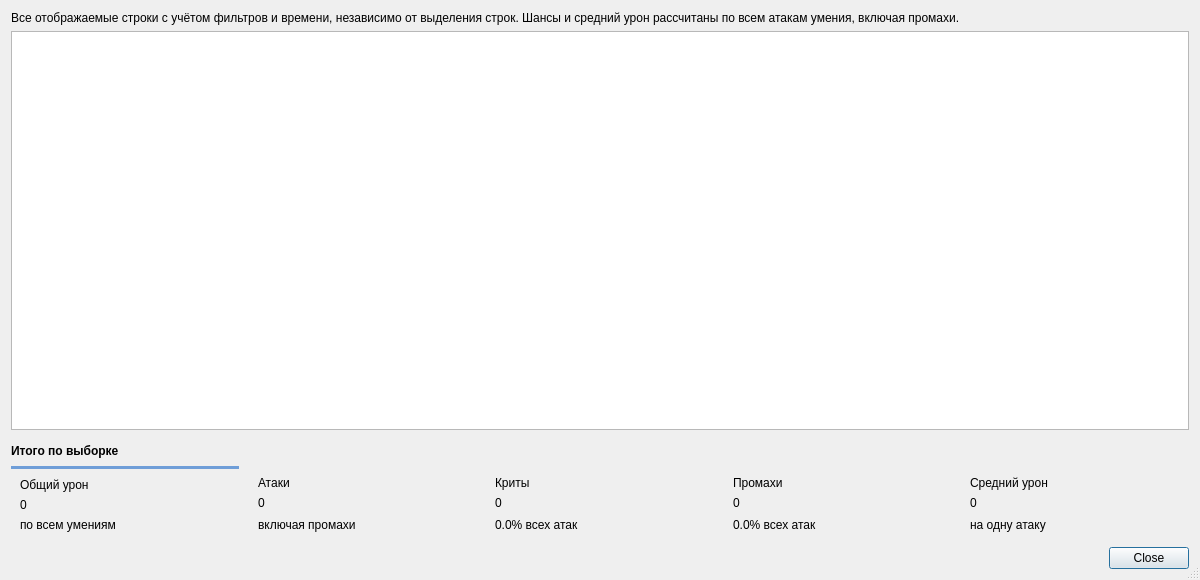
<?xml version="1.0" encoding="UTF-8"?>
<ui version="4.0">
 <class>SkillDamageDialog</class>
 <widget class="QDialog" name="SkillDamageDialog">
  <property name="windowTitle"><string>Анализ урона</string></property>
  <property name="sizeGripEnabled"><bool>true</bool></property>
  <property name="geometry"><rect><x>0</x><y>0</y><width>1200</width><height>580</height></rect></property>
  <layout class="QVBoxLayout" name="verticalLayout">
   <item>
    <widget class="QLabel" name="scope_label">
     <property name="text"><string>Все отображаемые строки с учётом фильтров и времени, независимо от выделения строк. Шансы и средний урон рассчитаны по всем атакам умения, включая промахи.</string></property>
     <property name="wordWrap"><bool>true</bool></property>
    </widget>
   </item>
   <item>
    <widget class="QTableView" name="damage_table">
     <property name="editTriggers"><set>QAbstractItemView::NoEditTriggers</set></property>
     <property name="selectionBehavior"><enum>QAbstractItemView::SelectRows</enum></property>
     <property name="alternatingRowColors"><bool>true</bool></property>
     <property name="sortingEnabled"><bool>true</bool></property>
     <attribute name="verticalHeaderVisible"><bool>false</bool></attribute>
    </widget>
   </item>
   <item>
    <widget class="QWidget" name="summary_panel">
     <property name="toolTip"><string>Общие шансы и средний урон рассчитываются от общего количества атак, включая промахи.</string></property>
     <property name="styleSheet">
      <string notr="true">QFrame[summaryCard="true"] {
 background-color: palette(base);
 border: 1px solid palette(mid);
 border-radius: 8px;
}
QFrame#total_damage_card { border-top: 3px solid #6f9ed8; }
QLabel { background: transparent; border: none; }
QLabel[summaryRole="value"] { font-size: 22px; font-weight: 600; }
QLabel[summaryRole="detail"] { font-size: 12px; }
QLabel#summary_label { font-weight: 600; }</string>
     </property>
     <layout class="QVBoxLayout" name="summary_layout">
      <property name="leftMargin"><number>0</number></property>
      <property name="topMargin"><number>8</number></property>
      <property name="rightMargin"><number>0</number></property>
      <property name="bottomMargin"><number>0</number></property>
      <property name="spacing"><number>8</number></property>
      <item><widget class="QLabel" name="summary_label">
       <property name="text"><string>Итого по выборке</string></property>
       <property name="wordWrap"><bool>true</bool></property>
      </widget></item>
      <item>
       <layout class="QHBoxLayout" name="summary_cards_layout" stretch="1,1,1,1,1">
        <property name="spacing"><number>10</number></property>
        <item><widget class="QFrame" name="total_damage_card">
         <property name="summaryCard" stdset="0"><bool>true</bool></property>
         <layout class="QVBoxLayout" name="total_damage_layout">
          <item><widget class="QLabel" name="total_damage_title"><property name="text"><string>Общий урон</string></property></widget></item>
          <item><widget class="QLabel" name="total_damage_value"><property name="text"><string>0</string></property><property name="summaryRole" stdset="0"><string notr="true">value</string></property><property name="textInteractionFlags"><set>Qt::TextSelectableByMouse</set></property></widget></item>
          <item><widget class="QLabel" name="total_damage_detail"><property name="text"><string>по всем умениям</string></property><property name="summaryRole" stdset="0"><string notr="true">detail</string></property></widget></item>
         </layout>
        </widget></item>
        <item><widget class="QFrame" name="total_attacks_card">
         <property name="summaryCard" stdset="0"><bool>true</bool></property>
         <layout class="QVBoxLayout" name="total_attacks_layout">
          <item><widget class="QLabel" name="total_attacks_title"><property name="text"><string>Атаки</string></property></widget></item>
          <item><widget class="QLabel" name="total_attacks_value"><property name="text"><string>0</string></property><property name="summaryRole" stdset="0"><string notr="true">value</string></property><property name="textInteractionFlags"><set>Qt::TextSelectableByMouse</set></property></widget></item>
          <item><widget class="QLabel" name="total_attacks_detail"><property name="text"><string>включая промахи</string></property><property name="summaryRole" stdset="0"><string notr="true">detail</string></property></widget></item>
         </layout>
        </widget></item>
        <item><widget class="QFrame" name="total_critical_card">
         <property name="summaryCard" stdset="0"><bool>true</bool></property>
         <layout class="QVBoxLayout" name="total_critical_layout">
          <item><widget class="QLabel" name="total_critical_title"><property name="text"><string>Криты</string></property></widget></item>
          <item><widget class="QLabel" name="total_critical_value"><property name="text"><string>0</string></property><property name="summaryRole" stdset="0"><string notr="true">value</string></property><property name="textInteractionFlags"><set>Qt::TextSelectableByMouse</set></property></widget></item>
          <item><widget class="QLabel" name="total_critical_detail"><property name="text"><string>0.0% всех атак</string></property><property name="summaryRole" stdset="0"><string notr="true">detail</string></property></widget></item>
         </layout>
        </widget></item>
        <item><widget class="QFrame" name="total_misses_card">
         <property name="summaryCard" stdset="0"><bool>true</bool></property>
         <layout class="QVBoxLayout" name="total_misses_layout">
          <item><widget class="QLabel" name="total_misses_title"><property name="text"><string>Промахи</string></property></widget></item>
          <item><widget class="QLabel" name="total_misses_value"><property name="text"><string>0</string></property><property name="summaryRole" stdset="0"><string notr="true">value</string></property><property name="textInteractionFlags"><set>Qt::TextSelectableByMouse</set></property></widget></item>
          <item><widget class="QLabel" name="total_misses_detail"><property name="text"><string>0.0% всех атак</string></property><property name="summaryRole" stdset="0"><string notr="true">detail</string></property></widget></item>
         </layout>
        </widget></item>
        <item><widget class="QFrame" name="total_average_card">
         <property name="summaryCard" stdset="0"><bool>true</bool></property>
         <layout class="QVBoxLayout" name="total_average_layout">
          <item><widget class="QLabel" name="total_average_title"><property name="text"><string>Средний урон</string></property></widget></item>
          <item><widget class="QLabel" name="total_average_value"><property name="text"><string>0</string></property><property name="summaryRole" stdset="0"><string notr="true">value</string></property><property name="textInteractionFlags"><set>Qt::TextSelectableByMouse</set></property></widget></item>
          <item><widget class="QLabel" name="total_average_detail"><property name="text"><string>на одну атаку</string></property><property name="summaryRole" stdset="0"><string notr="true">detail</string></property></widget></item>
         </layout>
        </widget></item>
       </layout>
      </item>
     </layout>
    </widget>
   </item>
   <item>
    <widget class="QDialogButtonBox" name="button_box">
     <property name="standardButtons"><set>QDialogButtonBox::Close</set></property>
    </widget>
   </item>
  </layout>
 </widget>
 <resources/>
 <connections>
  <connection>
   <sender>button_box</sender><signal>rejected()</signal>
   <receiver>SkillDamageDialog</receiver><slot>reject()</slot>
  </connection>
 </connections>
</ui>
